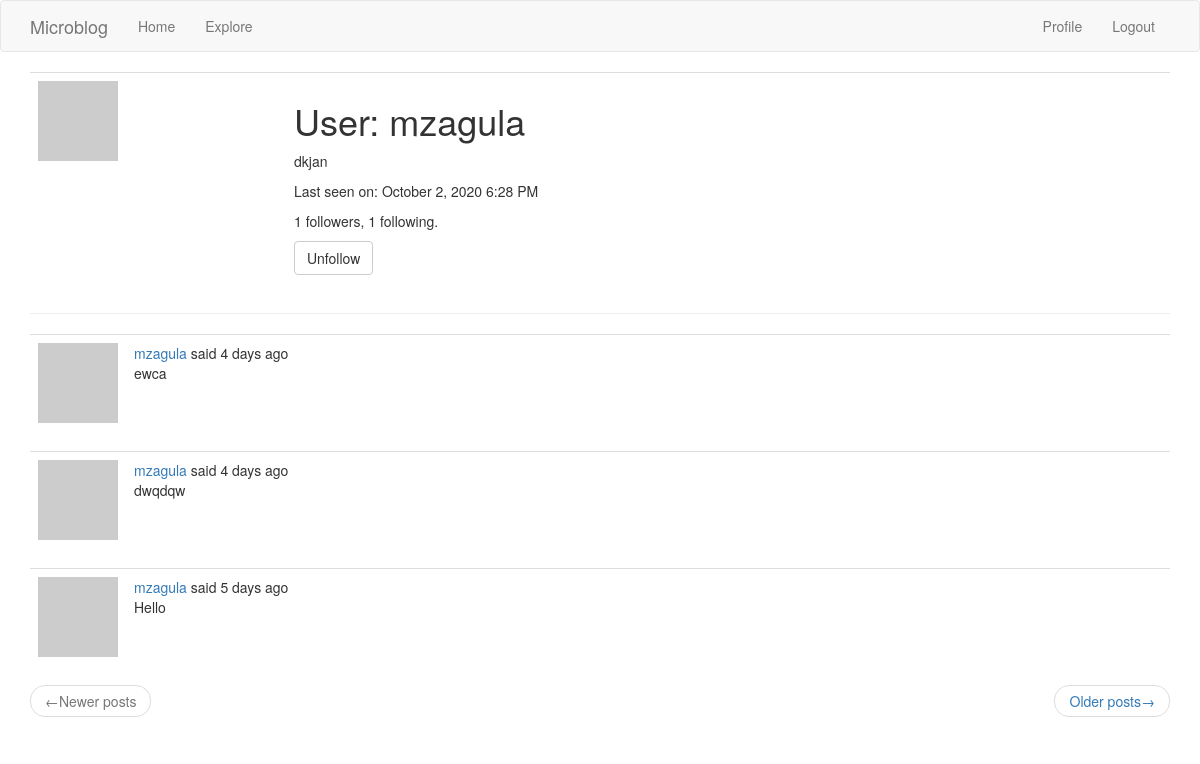
The app's page /user/mzagula (signed in) with its own data.
### app/models.py (models this page shows, shortened)
class User(UserMixin, db.Model):
    id = db.Column(db.Integer, primary_key=True)
    username = db.Column(db.String(64), index=True, unique=True)
    email = db.Column(db.String(120), index=True, unique=True)
    password_hash = db.Column(db.String(128))
    posts = db.relationship('Post', backref='author', lazy='dynamic')
    about_me = db.Column(db.String(140))
    last_seen = db.Column(db.DateTime, default=datetime.utcnow)
    followed = db.relationship('User', secondary=followers,
                               primaryjoin=(followers.c.follower_id == id),
                               secondaryjoin=(followers.c.followed_id == id),
                               backref=db.backref('followers', lazy='dynamic'),
                               lazy='dynamic')
    def avatar(self, size):
        digest = md5(self.email.lower().encode('utf-8')).hexdigest()
        return 'https://www.gravatar.com/avatar/{}?=identicon&s={}'.format(digest, size)
    def is_following(self, user):
        return self.followed.filter(followers.c.followed_id == user.id).count() > 0

class Post(db.Model):
    id = db.Column(db.Integer, primary_key=True)
    body = db.Column(db.String(140))
    timestamp = db.Column(db.DateTime, index=True, default=datetime.utcnow)
    user_id = db.Column(db.Integer, db.ForeignKey('user.id'))

### app/routes.py (the view)
@app.route('/user/<username>')
@login_required
def user(username):
    user = User.query.filter_by(username=username).first_or_404()
    page = request.args.get('page', 1, type=int)
    posts = user.posts.order_by(Post.timestamp.desc()).paginate(
        page, app.config['POSTS_PER_PAGE'], False)
    next_url = url_for('user', username=user.username, page=posts.next_num) \
        if posts.has_next else None
    prev_url = url_for('user', username=user.username, page=posts.prev_num) \
        if posts.has_prev else None
    form = EmptyForm()
    return render_template('user.html', user=user, posts=posts.items,
                           next_url=next_url, prev_url=prev_url, form=form)

### app/forms.py
class EmptyForm(FlaskForm):
    submit = SubmitField(_l('Submit'))

### app/models.py (called while the page is built)
@login.user_loader
def user_loader(id):
    return User.query.get(int(id))

### app/routes.py (called while the page is built)
@app.before_request
def before_request():
    if current_user.is_authenticated:
        current_user.last_seen = datetime.utcnow()
        db.session.commit()
        g.locale = str(get_locale())

### app/templates/user.html (shortened to what this page needs)
{% extends "base.html" %}
{% import 'bootstrap/wtf.html' as wtf %}
{% block app_content %}
    <table class="table table table-hover">
        <tr valign="top">
            <td width="256x"><img src="{{ user.avatar(128) }}"></td>
            <td>
                <h1>User: {{ user.username }}</h1>
                {% if user.about_me %}<p>{{ user.about_me }}</p>{% endif %}
                {% if user.last_seen %}<p>Last seen on: {{ moment(user.last_seen).format('LLL') }}</p>{% endif %}
                <p>{{ user.followers.count() }} followers, {{ user.followed.count() }} following. </p>
                {% if user == current_user %}
                <p><a href="{{ url_for('edit_profile') }}">Edit your profile</a></p>
                {% else %}
                <p>
                    <form action="{{ url_for('unfollow', username=user.username) }}" method="post">
                        {{ form.submit(value='Unfollow', class_='btn btn-default') }}
                    </form>
                </p>
                {% endif %}
            </td>
        </tr>
    </table>
    <hr>
    {% for post in posts %}
        {% include '_post.html' %}
    {% endfor %}
    <nav aria-label="...">
        <ul class="pager">
            <li class="previous{% if not prev_url %} disabled{% endif %}">
                <a href="{{ prev_url or '#' }}">
                    <span aria-hidden="true">&larr;</span>Newer posts
                </a>
            </li>
            <li class="next{% if not next_url %} disabled{% endif %}">
                <a href="{{ next_url or '#' }}">
                    Older posts<span aria-hidden="true">&rarr;</span>
                </a>
            </li>
        </ul>
    </nav>
{% endblock %}

### app/templates/_post.html (shortened to what this page needs)
<table class="table table-hover">
    <tr>
        <td width="70px">
            <a href="{{ url_for('user', username=post.author.username) }}">
                <img src="{{ post.author.avatar(70) }}">
            </a>
        </td>
        <td>
            {{ _('%(username)s said %(when)s', username=user_link, when=moment(post.timestamp).fromNow()) }}
            <br>
            {{ post.body }}
        </td>
    </tr>
</table>

### records on screen
User: username "mzagula", about_me "dkjan", last_seen "October 2, 2020 6:28 PM"
Post: body "ewca"
Post: body "dwqdqw"
Post: body "Hello"

### other values on screen
{{ user.followers.count() }} "1"
{{ user.followed.count() }} "1"
